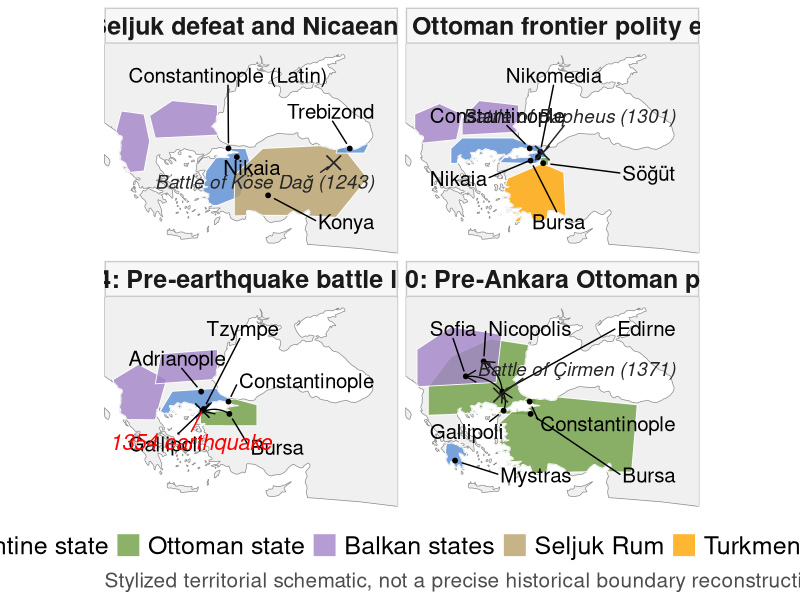
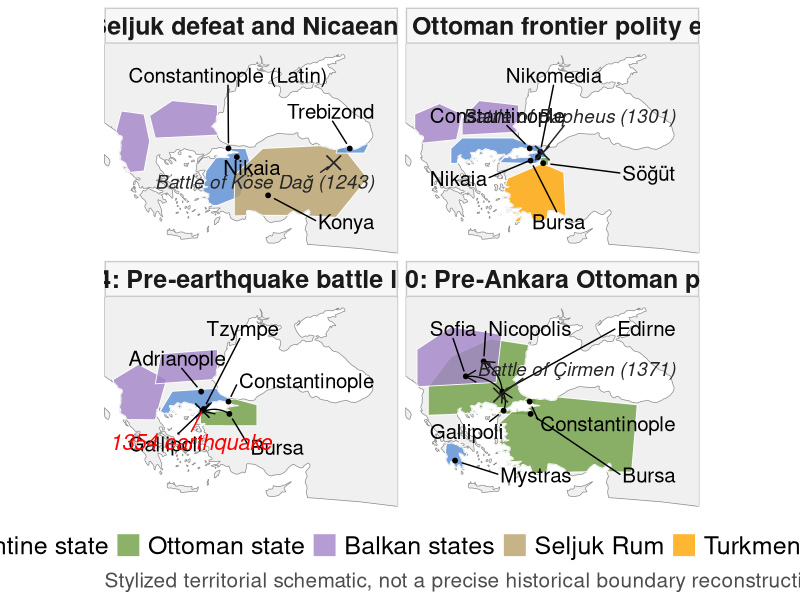
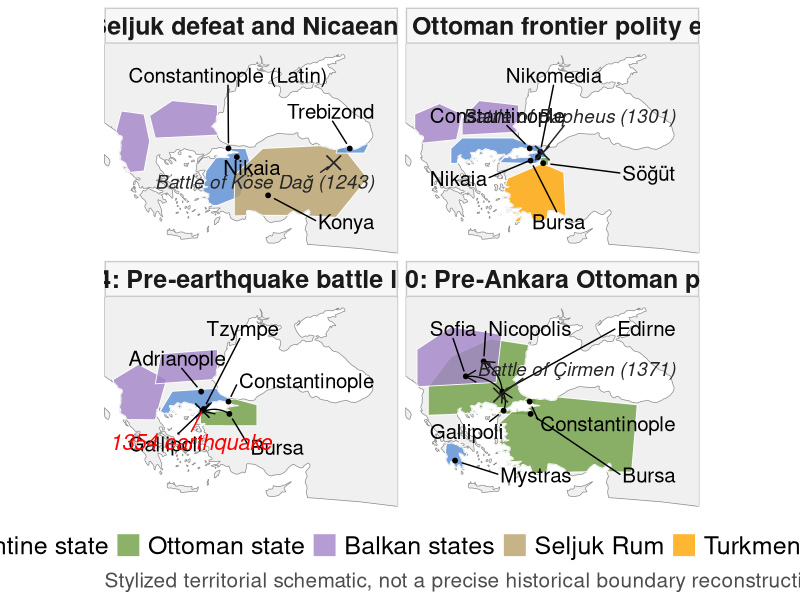

The R script that drew these images, in order:
# ============================================================
# Stylized Ottoman-Byzantine territorial map, 1243-1400
# 2x2 panel figure for Gallipoli earthquake case
# REVISED v3: historical-accuracy fixes
#   - Köse Dağ now a battle marker, not a city
#   - Empire of Trebizond added as a polygon in panel a
#   - Battle of Bapheus (1301) marker added to panel b
#   - Battle of Çirmen (1371) marker added to panel d
# ============================================================
library(sf)
library(ggplot2)
library(dplyr)
library(tibble)
library(ggrepel)
library(rnaturalearth)
library(rnaturalearthdata)

# ------------------------------------------------------------
# Basemap: single land mass (no internal modern borders)
# ------------------------------------------------------------
world <- ne_countries(scale = "medium", returnclass = "sf")
map_window <- st_as_sfc(
  st_bbox(
    c(xmin = 18, xmax = 44, ymin = 34, ymax = 48),
    crs = st_crs(4326)
  )
)
world_crop <- st_crop(world, map_window)
land_mask  <- st_make_valid(st_union(world_crop))   # one polygon, no inner borders

# ------------------------------------------------------------
# Period labels
period_1243 <- "1243: Seljuk defeat and Nicaean retreat"
period_1300 <- "c. 1300: Ottoman frontier polity emerges"
period_1352 <- "1354: Pre-earthquake battle lines"
period_1400 <- "1400: Pre-Ankara Ottoman peak"

# ------------------------------------------------------------
# Approximate territorial polygons
# Consolidated polity labels (5 categories instead of 13)
# ------------------------------------------------------------
territories <- st_sf(
  period = c(
    period_1243, period_1243, period_1243, period_1243, period_1243,
    period_1300, period_1300, period_1300, period_1300, period_1300,
    period_1352, period_1352, period_1352, period_1352,
    period_1400, period_1400, period_1400, period_1400, period_1400
  ),
  polity = c(
    "Byzantine state", "Seljuk Rum", "Byzantine state", "Balkan states", "Balkan states",
    "Byzantine state", "Ottoman state", "Turkmen / beyliks", "Balkan states", "Balkan states",
    "Byzantine state", "Ottoman state", "Balkan states", "Balkan states",
    "Byzantine state", "Byzantine state",
    "Ottoman state", "Ottoman state", "Balkan states"
  ),
  geometry = st_sfc(
    
    # --- 1243 Empire of Nicaea (NW Anatolia) ---
    st_polygon(list(matrix(c(
      26.5, 37.2,
      27.0, 39.5,
      28.5, 41.0,
      30.5, 41.0,
      31.0, 39.8,
      30.0, 37.8,
      28.0, 37.2,
      26.5, 37.2
    ), ncol = 2, byrow = TRUE))),
    
    # --- 1243 Seljuk Rum ---
    st_polygon(list(matrix(c(
      29.5, 36.5,
      38.5, 36.4,
      41.3, 39.0,
      39.0, 41.2,
      32.0, 41.0,
      29.5, 39.2,
      29.5, 36.5
    ), ncol = 2, byrow = TRUE))),
    
    # --- 1243 Empire of Trebizond (SE Black Sea coast) ---
    # Komnenian successor state, founded 1204; coloured as Byzantine
    st_polygon(list(matrix(c(
      38.5, 40.7,
      41.0, 40.7,
      41.4, 41.3,
      38.8, 41.3,
      38.5, 40.7
    ), ncol = 2, byrow = TRUE))),

    # --- 1243 Second Bulgarian Empire (dominant Balkan power under Ivan Asen II) ---
    st_polygon(list(matrix(c(
      22.5, 41.7,
      28.0, 41.9,
      28.0, 43.9,
      24.0, 44.2,
      22.0, 43.2,
      22.5, 41.7
    ), ncol = 2, byrow = TRUE))),

    # --- 1243 Western Balkan states (Serbia, Epirus / Thessalonica) ---
    st_polygon(list(matrix(c(
      19.0, 39.3,
      21.5, 39.5,
      22.0, 41.5,
      21.5, 43.3,
      19.5, 43.5,
      18.8, 41.5,
      19.0, 39.3
    ), ncol = 2, byrow = TRUE))),

    # --- 1300 Byzantine Empire (incl. Bithynia) ---
    st_polygon(list(matrix(c(
      22.0, 40.0,
      29.5, 40.0,
      30.5, 40.5,
      30.0, 41.2,
      28.5, 41.4,
      27.5, 41.7,
      23.0, 41.7,
      22.0, 41.0,
      22.0, 40.0
    ), ncol = 2, byrow = TRUE))),
    
    # --- 1300 Ottoman beylik (tight around Sogut/Bilecik) ---
    st_polygon(list(matrix(c(
      29.8, 39.8,
      30.6, 39.8,
      30.7, 40.4,
      30.0, 40.4,
      29.8, 39.8
    ), ncol = 2, byrow = TRUE))),
    
    # --- 1300 Other Anatolian beyliks ---
    st_polygon(list(matrix(c(
      26.0, 36.0,
      32.2, 36.2,
      32.0, 39.4,
      30.1, 40.0,
      27.0, 39.0,
      26.0, 36.0
    ), ncol = 2, byrow = TRUE))),

    # --- 1300 Second Bulgarian Empire (NE Balkans) ---
    st_polygon(list(matrix(c(
      23.0, 41.9,
      28.0, 42.1,
      28.0, 43.9,
      24.5, 44.2,
      23.0, 43.0,
      23.0, 41.9
    ), ncol = 2, byrow = TRUE))),

    # --- 1300 Kingdom of Serbia (NW Balkans, under Milutin) ---
    st_polygon(list(matrix(c(
      18.8, 41.3,
      22.5, 41.6,
      23.0, 43.3,
      21.0, 44.0,
      18.8, 43.3,
      18.8, 41.3
    ), ncol = 2, byrow = TRUE))),
    
    # --- 1352 Byzantine Empire ---
    st_polygon(list(matrix(c(
      22.8, 40.2,
      27.3, 40.1,
      29.1, 41.1,
      28.0, 41.9,
      24.0, 41.7,
      22.8, 40.2
    ), ncol = 2, byrow = TRUE))),
    
    # --- 1352 Ottoman polity ---
    st_polygon(list(matrix(c(
      26.5, 39.4,
      31.5, 39.4,
      31.5, 40.8,
      29.5, 41.2,
      26.5, 40.5,
      26.5, 39.4
    ), ncol = 2, byrow = TRUE))),
    
    # --- 1352 Serbian Empire (Dusan) ---
    st_polygon(list(matrix(c(
      18.8, 39.8,
      22.5, 39.8,
      23.5, 42.5,
      21.0, 43.5,
      18.8, 42.5,
      18.8, 39.8
    ), ncol = 2, byrow = TRUE))),
    
    # --- 1352 Bulgarian Empire (Ivan Alexander) ---
    # Southern frontier raised to sit clearly north of Byzantine
    # Adrianople (lat 41.68); Adrianople stays Byzantine until the
    # Ottoman capture, c.1361-69.
    st_polygon(list(matrix(c(
      22.5, 42.2,
      28.0, 42.5,
      28.0, 44.5,
      23.0, 44.2,
      22.5, 42.2
    ), ncol = 2, byrow = TRUE))),
    
    # --- 1400 Byzantine remnants (Constantinople area) ---
    st_polygon(list(matrix(c(
      28.55, 40.75,
      29.25, 40.75,
      29.25, 41.20,
      28.55, 41.20,
      28.55, 40.75
    ), ncol = 2, byrow = TRUE))),

    # --- 1400 Despotate of Morea (Byzantine — Peloponnese) ---
    st_polygon(list(matrix(c(
      21.4, 36.7,
      23.2, 36.5,
      23.4, 37.5,
      22.8, 38.3,
      21.6, 38.2,
      21.4, 36.7
    ), ncol = 2, byrow = TRUE))),

    # --- 1400 Ottoman Empire: Balkans / Thrace ---
    st_polygon(list(matrix(c(
      20.0, 40.1,
      29.5, 40.1,
      29.7, 44.7,
      25.5, 45.2,
      22.0, 44.0,
      20.0, 42.0,
      20.0, 40.1
    ), ncol = 2, byrow = TRUE))),
    
    # --- 1400 Ottoman Empire: Anatolia ---
    st_polygon(list(matrix(c(
      26.2, 36.0,
      38.0, 36.3,
      38.5, 40.8,
      29.0, 41.4,
      26.2, 39.5,
      26.2, 36.0
    ), ncol = 2, byrow = TRUE))),
    
    # --- 1400 Balkan vassal / influence zone ---
    st_polygon(list(matrix(c(
      19.0, 42.0,
      26.0, 42.3,
      26.5, 45.5,
      22.0, 46.0,
      19.0, 44.5,
      19.0, 42.0
    ), ncol = 2, byrow = TRUE))),
    
    crs = 4326
  )
)

# Clip territories to land mass (no polygons over water)
territories <- st_make_valid(territories)
territories_land <- suppressWarnings(
  st_intersection(territories, land_mask)
)

# Force panel ordering
territories_land$period <- factor(
  territories_land$period,
  levels = c(period_1243, period_1300, period_1352, period_1400)
)

# ------------------------------------------------------------
# Hubs (cities)
# ------------------------------------------------------------
hubs <- tibble(
  period = c(
    period_1243, period_1243, period_1243, period_1243,
    period_1300, period_1300, period_1300, period_1300, period_1300,
    period_1352, period_1352, period_1352, period_1352, period_1352,
    period_1400, period_1400, period_1400, period_1400, period_1400,
    period_1400, period_1400
  ),
  hub = c(
    "Constantinople (Latin)", "Nikaia", "Konya", "Trebizond",
    "Constantinople", "Bursa", "Nikaia", "Nikomedia", "Söğüt",
    "Constantinople", "Gallipoli", "Tzympe", "Bursa", "Adrianople",
    "Constantinople", "Gallipoli", "Edirne", "Sofia", "Nicopolis",
    "Bursa", "Mystras"
  ),
  lon = c(
    28.98, 29.72, 32.49, 39.72,
    28.98, 29.06, 29.72, 29.92, 30.18,
    28.98, 26.67, 26.78, 29.06, 26.56,
    28.98, 26.67, 26.56, 23.32, 24.90,
    29.06, 22.37
  ),
  lat = c(
    41.01, 40.43, 37.87, 41.00,
    41.01, 40.19, 40.43, 40.77, 40.02,
    41.01, 40.41, 40.52, 40.19, 41.68,
    41.01, 40.41, 41.68, 42.70, 43.70,
    40.19, 37.07
  )
)
hubs$period <- factor(
  hubs$period,
  levels = c(period_1243, period_1300, period_1352, period_1400)
)

# ------------------------------------------------------------
# Battle markers (separate from cities; rendered with an X glyph)
#   - Köse Dağ 1243: Mongol defeat of Seljuks
#   - Bapheus 1301: first major Ottoman victory over Byzantines
#   - Çirmen (Maritsa) 1371: Serbian collapse, Balkan vassalage
# ------------------------------------------------------------
battles <- tibble(
  period = c(period_1243, period_1300, period_1400),
  battle = c("Battle of Köse Dağ (1243)",
             "Battle of Bapheus (1301)",
             "Battle of Çirmen (1371)"),
  # Markers sit at the true (approximate) battle sites; label overlap is
  # handled by geom_text_repel, not by displacing the points:
  #   Köse Dağ  ~ near Suşehri (E Anatolia)
  #   Bapheus   ~ on the plain near Nicomedia (İzmit)
  #   Çirmen    ~ Chernomen/Ormenio on the Maritsa, SW of Edirne
  lon = c(38.30, 30.10, 26.40),
  lat = c(40.05, 40.70, 41.45)
)
battles$period <- factor(
  battles$period,
  levels = c(period_1243, period_1300, period_1352, period_1400)
)

# [2026-11-10] labels for cities and battles in one data frame (one repel layer)
map_labels <- dplyr::bind_rows(
  hubs    |> dplyr::transmute(period, lon, lat, label = hub,    ff = "plain",  col = "black",  sz = 5.2),
  battles |> dplyr::transmute(period, lon, lat, label = battle, ff = "italic", col = "grey15", sz = 4.8)
)
stopifnot(nrow(map_labels) == nrow(hubs) + nrow(battles), is.factor(map_labels$period))

# ------------------------------------------------------------
# Earthquake marker (1352 panel only)
# ------------------------------------------------------------
earthquake_marker <- tibble(
  period = period_1352,
  lon = 26.67,
  lat = 40.41,
  label = "1354 earthquake"
)
earthquake_marker$period <- factor(
  earthquake_marker$period,
  levels = c(period_1243, period_1300, period_1352, period_1400)
)

# ------------------------------------------------------------
# Ottoman expansion arrows
# ------------------------------------------------------------
expansion_arrows <- tibble(
  period = c(
    period_1352,
    period_1400,
    period_1400,
    period_1400
  ),
  x    = c(29.05, 26.67, 26.56, 26.56),
  y    = c(40.20, 40.41, 41.68, 41.68),
  xend = c(26.78, 26.56, 23.32, 24.90),
  yend = c(40.36, 41.68, 42.70, 43.70),
  label = c(
    "Bridgehead near Gallipoli",
    "Move into Thrace",
    "Expansion toward Bulgaria",
    "Expansion toward Danube"
  )
)
expansion_arrows$period <- factor(
  expansion_arrows$period,
  levels = c(period_1243, period_1300, period_1352, period_1400)
)

# ------------------------------------------------------------
# Plot
# ------------------------------------------------------------
p <- ggplot() +
  # land mass — coastline only, no modern country borders
  geom_sf(
    data = land_mask,
    fill = "grey94",
    color = "grey55",
    linewidth = 0.25
  ) +
  # territorial polygons (already clipped to land)
  geom_sf(
    data = territories_land,
    aes(fill = polity),
    color = "white",
    linewidth = 0.3,
    alpha = 0.80
  ) +
  geom_curve(
    data = expansion_arrows,
    aes(x = x, y = y, xend = xend, yend = yend),
    curvature = 0.25,
    linewidth = 0.45,
    arrow = arrow(length = unit(0.12, "inches")),
    inherit.aes = FALSE
  ) +
  geom_point(
    data = hubs,
    aes(x = lon, y = lat),
    size = 1.3,
    inherit.aes = FALSE
  ) +
  # [2026-11-10] city and battle labels share ONE repel layer so they avoid each other (separate layers overlapped,
  # e.g. Nikaia over Bapheus). Battles keep the grey italic style; sizes sit between the old and the enlarged ones.
  geom_text_repel(
    data = map_labels,
    aes(x = lon, y = lat, label = label, fontface = ff, colour = I(col), size = I(sz)),
    min.segment.length = 0,
    segment.linewidth = 0.2,
    box.padding = 1.2,
    point.padding = 0.6,
    force = 12,
    force_pull = 0.3,
    max.overlaps = Inf,
    max.iter = 20000,
    seed = 123,
    inherit.aes = FALSE
  ) +
  # earthquake marker on the 1352 panel
  geom_point(
    data = earthquake_marker,
    aes(x = lon, y = lat),
    shape = 4, size = 4, color = "black", stroke = 0.8,
    inherit.aes = FALSE
  ) +
  geom_text_repel(
    data = earthquake_marker,
    aes(x = lon, y = lat, label = label),
    size = 5.5, color = "red", fontface = "italic",
    nudge_y = -2.1, nudge_x = -2.25,
    segment.color = "red", segment.linewidth = 0.3,
    inherit.aes = FALSE
  ) +
  # battle markers: X glyph + italic label
  geom_point(
    data = battles,
    aes(x = lon, y = lat),
    shape = 4, size = 4, color = "grey15", stroke = 0.9,
    inherit.aes = FALSE
  ) +
  facet_wrap(~ period, ncol = 2) +
  coord_sf(
    xlim = c(18, 44),
    ylim = c(34, 48),
    expand = FALSE
  ) +
  scale_fill_manual(
    values = c(
      "Byzantine state"    = "#5B8FD6",
      "Ottoman state"      = "#6F9F45",
      "Seljuk Rum"         = "#B8A06A",
      "Turkmen / beyliks"  = "orange",
      "Balkan states"      = "#A283C6"
    ),
    breaks = c(
      "Byzantine state",
      "Ottoman state",
      "Balkan states",
      "Seljuk Rum",
      "Turkmen / beyliks"
    )
  ) +
  labs(
    #title = "Ottoman Expansion and Byzantine Retrenchment around the Gallipoli Earthquake",
    #subtitle = "Stylized territorial schematic, not a precise historical boundary reconstruction",
    fill = NULL,
    x = NULL,
    y = NULL,
    caption = paste(
      "Stylized territorial schematic, not a precise historical boundary reconstruction",
      sep = " "
    )
  ) +
  theme_classic(base_size = 11) +
  theme(
    legend.position = "bottom",
    legend.text = element_text(size = 18),
    strip.text = element_text(face = "bold", size = 18),
    strip.background = element_rect(fill = "grey97", color = "grey80"),
    plot.title = element_text(face = "bold", size = 24),
    plot.caption = element_text(size = 15, hjust = 0, color = "grey30"),
    panel.background = element_rect(fill = "white", color = NA),
    panel.grid = element_blank(),
    axis.text = element_blank(),
    axis.ticks = element_blank(),
    axis.line = element_blank(),
    legend.title = element_text(size = 12)
  )

print(p)

# [2026-11-10] The base pdf() device cannot draw Turkish characters (Köse Dağ, Söğüt) and turns hyphens into minus
# signs, so the manuscript now uses the PNG. The PDF uses cairo when it loads (needs XQuartz on macOS).
ggsave(
  filename = "results/main/ottoman_byzantine_four_panel_map.png",
  plot = p,
  width = 14, height = 11, dpi = 400   # was 800; 400 dpi is ample at print width and keeps the file small
)
PDF_DEV <- tryCatch({ tf <- tempfile(fileext = ".pdf"); grDevices::cairo_pdf(tf); grDevices::dev.off(); unlink(tf); grDevices::cairo_pdf },
                    warning = function(w) grDevices::pdf, error = function(e) grDevices::pdf)
ggsave(
  filename = "results/main/ottoman_byzantine_four_panel_map.pdf",
  plot = p,
  width = 14, height = 12, device = PDF_DEV
)
